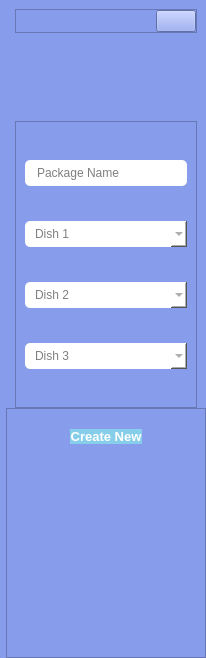
     <widget class="QCustomSlideMenu" name="add3DishesMenu" native="true">
      <property name="minimumSize">
       <size>
        <width>0</width>
        <height>658</height>
       </size>
      </property>
      <property name="maximumSize">
       <size>
        <width>0</width>
        <height>16777215</height>
       </size>
      </property>
      <property name="cursor">
       <cursorShape>ArrowCursor</cursorShape>
      </property>
      <property name="styleSheet">
       <string notr="true">background-color: #879CEB;</string>
      </property>
      <layout class="QVBoxLayout" name="verticalLayout_86">
       <property name="spacing">
        <number>0</number>
       </property>
       <property name="leftMargin">
        <number>6</number>
       </property>
       <property name="topMargin">
        <number>0</number>
       </property>
       <property name="rightMargin">
        <number>0</number>
       </property>
       <property name="bottomMargin">
        <number>0</number>
       </property>
       <item>
        <widget class="QWidget" name="widget_43" native="true">
         <property name="minimumSize">
          <size>
           <width>200</width>
           <height>350</height>
          </size>
         </property>
         <property name="styleSheet">
          <string notr="true">background-color: #879CEB;</string>
         </property>
         <layout class="QVBoxLayout" name="verticalLayout_87">
          <property name="spacing">
           <number>9</number>
          </property>
          <property name="bottomMargin">
           <number>0</number>
          </property>
          <item>
           <widget class="QFrame" name="frame_67">
            <property name="sizePolicy">
             <sizepolicy hsizetype="Preferred" vsizetype="Fixed">
              <horstretch>0</horstretch>
              <verstretch>0</verstretch>
             </sizepolicy>
            </property>
            <property name="styleSheet">
             <string notr="true">background-color: #879CEB;</string>
            </property>
            <property name="frameShape">
             <enum>QFrame::StyledPanel</enum>
            </property>
            <property name="frameShadow">
             <enum>QFrame::Raised</enum>
            </property>
            <layout class="QHBoxLayout" name="horizontalLayout_67">
             <property name="spacing">
              <number>0</number>
             </property>
             <property name="leftMargin">
              <number>0</number>
             </property>
             <property name="topMargin">
              <number>0</number>
             </property>
             <property name="rightMargin">
              <number>0</number>
             </property>
             <property name="bottomMargin">
              <number>0</number>
             </property>
             <item alignment="Qt::AlignRight">
              <widget class="QPushButton" name="closeAdd3DishMenu">
               <property name="text">
                <string/>
               </property>
               <property name="icon">
                <iconset>
                 <normaloff>../SSIS v@/Resource/closeIcon.png</normaloff>../SSIS v@/Resource/closeIcon.png</iconset>
               </property>
               <property name="iconSize">
                <size>
                 <width>24</width>
                 <height>24</height>
                </size>
               </property>
              </widget>
             </item>
            </layout>
           </widget>
          </item>
          <item alignment="Qt::AlignHCenter">
           <widget class="QLabel" name="label_27">
            <property name="minimumSize">
             <size>
              <width>70</width>
              <height>70</height>
             </size>
            </property>
            <property name="maximumSize">
             <size>
              <width>70</width>
              <height>70</height>
             </size>
            </property>
            <property name="text">
             <string/>
            </property>
            <property name="pixmap">
             <pixmap>resource/package.png</pixmap>
            </property>
            <property name="scaledContents">
             <bool>true</bool>
            </property>
           </widget>
          </item>
          <item>
           <widget class="QFrame" name="frame_68">
            <property name="frameShape">
             <enum>QFrame::StyledPanel</enum>
            </property>
            <property name="frameShadow">
             <enum>QFrame::Raised</enum>
            </property>
            <layout class="QVBoxLayout" name="verticalLayout_33">
             <item>
              <widget class="QLineEdit" name="dish3PackageName">
               <property name="font">
                <font>
                 <kerning>false</kerning>
                </font>
               </property>
               <property name="mouseTracking">
                <bool>true</bool>
               </property>
               <property name="styleSheet">
                <string notr="true">QLineEdit {
	background-color: #FFFFFF;
	padding: 5px 10px;
	border-radius: 5px;
}</string>
               </property>
               <property name="inputMask">
                <string/>
               </property>
               <property name="text">
                <string/>
               </property>
               <property name="frame">
                <bool>true</bool>
               </property>
               <property name="readOnly">
                <bool>false</bool>
               </property>
               <property name="placeholderText">
                <string>Package Name</string>
               </property>
              </widget>
             </item>
             <item>
              <widget class="QComboBox" name="dish3Name1">
               <property name="styleSheet">
                <string notr="true">
	background-color: #FFFFFF;
	padding: 5px 10px;
	border-radius: 5px;
	color: #808080;
</string>
               </property>
               <property name="placeholderText">
                <string>Dish 1</string>
               </property>
              </widget>
             </item>
             <item>
              <widget class="QComboBox" name="dish3Name2">
               <property name="styleSheet">
                <string notr="true">
	background-color: #FFFFFF;
	padding: 5px 10px;
	border-radius: 5px;
	color: #808080;
</string>
               </property>
               <property name="placeholderText">
                <string>Dish 2</string>
               </property>
              </widget>
             </item>
             <item>
              <widget class="QComboBox" name="dish3Name3">
               <property name="styleSheet">
                <string notr="true">
	background-color: #FFFFFF;
	padding: 5px 10px;
	border-radius: 5px;
	color: #808080;
</string>
               </property>
               <property name="placeholderText">
                <string>Dish 3</string>
               </property>
              </widget>
             </item>
            </layout>
           </widget>
          </item>
         </layout>
        </widget>
       </item>
       <item>
        <widget class="QFrame" name="frame_69">
         <property name="maximumSize">
          <size>
           <width>16777215</width>
           <height>250</height>
          </size>
         </property>
         <property name="styleSheet">
          <string notr="true">background-color: #879CEB;</string>
         </property>
         <property name="frameShape">
          <enum>QFrame::StyledPanel</enum>
         </property>
         <property name="frameShadow">
          <enum>QFrame::Raised</enum>
         </property>
         <layout class="QVBoxLayout" name="verticalLayout_88">
          <property name="spacing">
           <number>0</number>
          </property>
          <property name="leftMargin">
           <number>0</number>
          </property>
          <property name="topMargin">
           <number>20</number>
          </property>
          <property name="rightMargin">
           <number>0</number>
          </property>
          <property name="bottomMargin">
           <number>0</number>
          </property>
          <item alignment="Qt::AlignHCenter">
           <widget class="QPushButton" name="add3DishBtn">
            <property name="font">
             <font>
              <pointsize>10</pointsize>
              <bold>true</bold>
              <strikeout>false</strikeout>
             </font>
            </property>
            <property name="cursor">
             <cursorShape>PointingHandCursor</cursorShape>
            </property>
            <property name="styleSheet">
             <string notr="true">	color: #FFFFFF;
	background-color: #87CEEB;
	border-radius: 10px
</string>
            </property>
            <property name="text">
             <string>Create New</string>
            </property>
           </widget>
          </item>
          <item>
           <spacer name="verticalSpacer_31">
            <property name="orientation">
             <enum>Qt::Vertical</enum>
            </property>
            <property name="sizeHint" stdset="0">
             <size>
              <width>20</width>
              <height>305</height>
             </size>
            </property>
           </spacer>
          </item>
          <item>
           <spacer name="verticalSpacer_32">
            <property name="orientation">
             <enum>Qt::Vertical</enum>
            </property>
            <property name="sizeHint" stdset="0">
             <size>
              <width>20</width>
              <height>305</height>
             </size>
            </property>
           </spacer>
          </item>
         </layout>
        </widget>
       </item>
      </layout>
     </widget>
